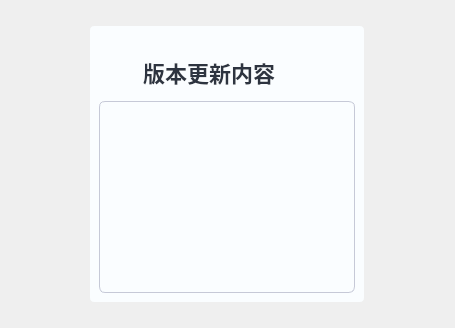
<?xml version="1.0" encoding="UTF-8"?>
<ui version="4.0">
 <class>FormPackageVersionDetail</class>
 <widget class="QWidget" name="FormPackageVersionDetail">
  <property name="geometry">
   <rect>
    <x>0</x>
    <y>0</y>
    <width>455</width>
    <height>328</height>
   </rect>
  </property>
  <property name="windowTitle">
   <string>Form</string>
  </property>
  <layout class="QVBoxLayout" name="verticalLayout_2">
   <item alignment="Qt::AlignHCenter|Qt::AlignVCenter">
    <widget class="QWidget" name="widget" native="true">
     <property name="styleSheet">
      <string notr="true">background-color: rgb(250, 253, 255);
border-radius: 4px;</string>
     </property>
     <layout class="QVBoxLayout" name="verticalLayout">
      <item>
       <layout class="QHBoxLayout" name="horizontalLayout">
        <item alignment="Qt::AlignHCenter|Qt::AlignBottom">
         <widget class="QLabel" name="label">
          <property name="sizePolicy">
           <sizepolicy hsizetype="Preferred" vsizetype="Fixed">
            <horstretch>0</horstretch>
            <verstretch>0</verstretch>
           </sizepolicy>
          </property>
          <property name="minimumSize">
           <size>
            <width>0</width>
            <height>60</height>
           </size>
          </property>
          <property name="maximumSize">
           <size>
            <width>16777215</width>
            <height>60</height>
           </size>
          </property>
          <property name="styleSheet">
           <string notr="true">opacity: 1;
font-size: 22px;
font-weight: 500;
line-height: normal;
color: #2D3440;
margin-top:14px;</string>
          </property>
          <property name="text">
           <string>版本更新内容</string>
          </property>
         </widget>
        </item>
        <item alignment="Qt::AlignTop">
         <widget class="QPushButton" name="btnClose">
          <property name="minimumSize">
           <size>
            <width>30</width>
            <height>30</height>
           </size>
          </property>
          <property name="maximumSize">
           <size>
            <width>30</width>
            <height>30</height>
           </size>
          </property>
          <property name="styleSheet">
           <string notr="true">QPushButton {
	background-image: url(:/image/images2/icon_single_upgrade_close.png);
	background-position: center;
	border:none;
}</string>
          </property>
          <property name="text">
           <string/>
          </property>
         </widget>
        </item>
       </layout>
      </item>
      <item>
       <widget class="QTextBrowser" name="textBrowser">
        <property name="styleSheet">
         <string notr="true">QTextBrowser{
	border: 1px solid #C6C9D7;
	border-radius: 6px;
	line-height: 24px;
	font-size: 14px;
	color: rgb(50, 50, 50);
	padding-left:16px;
	padding-top:8px;
}
QScrollBar{
    background: transparent;
	border-radius:16px;
    width: 6px;
}
QScrollBar::handle:vertical {
	background-color: #e0e0e0;
    min-height: 30px;
	border-radius:16px;
	width: 6px;
}</string>
        </property>
       </widget>
      </item>
     </layout>
    </widget>
   </item>
  </layout>
 </widget>
 <resources/>
 <connections/>
</ui>
